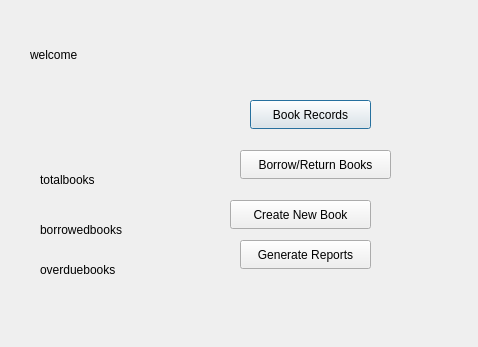
<?xml version="1.0" encoding="UTF-8"?>
<ui version="4.0">
 <class>DashboardWindow</class>
 <widget class="QDialog" name="DashboardWindow">
  <property name="geometry">
   <rect>
    <x>0</x>
    <y>0</y>
    <width>478</width>
    <height>347</height>
   </rect>
  </property>
  <property name="windowTitle">
   <string>Dialog</string>
  </property>
  <widget class="QLabel" name="welcomeLabel">
   <property name="geometry">
    <rect>
     <x>30</x>
     <y>40</y>
     <width>271</width>
     <height>31</height>
    </rect>
   </property>
   <property name="text">
    <string>&lt;html&gt;&lt;head/&gt;&lt;body&gt;&lt;p&gt;welcome&lt;/p&gt;&lt;/body&gt;&lt;/html&gt;</string>
   </property>
  </widget>
  <widget class="QLabel" name="totalBooksLabel">
   <property name="geometry">
    <rect>
     <x>40</x>
     <y>170</y>
     <width>241</width>
     <height>20</height>
    </rect>
   </property>
   <property name="text">
    <string>totalbooks</string>
   </property>
  </widget>
  <widget class="QLabel" name="borrowedBooksLabel">
   <property name="geometry">
    <rect>
     <x>40</x>
     <y>220</y>
     <width>221</width>
     <height>20</height>
    </rect>
   </property>
   <property name="text">
    <string>borrowedbooks</string>
   </property>
  </widget>
  <widget class="QLabel" name="overdueBooksLabel">
   <property name="geometry">
    <rect>
     <x>40</x>
     <y>260</y>
     <width>191</width>
     <height>20</height>
    </rect>
   </property>
   <property name="text">
    <string>overduebooks</string>
   </property>
  </widget>
  <widget class="QPushButton" name="viewBooksButton">
   <property name="geometry">
    <rect>
     <x>250</x>
     <y>100</y>
     <width>121</width>
     <height>29</height>
    </rect>
   </property>
   <property name="text">
    <string>Book Records</string>
   </property>
  </widget>
  <widget class="QPushButton" name="borrowReturnButton">
   <property name="geometry">
    <rect>
     <x>240</x>
     <y>150</y>
     <width>151</width>
     <height>29</height>
    </rect>
   </property>
   <property name="text">
    <string>Borrow/Return Books</string>
   </property>
  </widget>
  <widget class="QPushButton" name="createBookButton">
   <property name="geometry">
    <rect>
     <x>230</x>
     <y>200</y>
     <width>141</width>
     <height>29</height>
    </rect>
   </property>
   <property name="text">
    <string>Create New Book</string>
   </property>
  </widget>
  <widget class="QPushButton" name="generateReportsButton">
   <property name="geometry">
    <rect>
     <x>240</x>
     <y>240</y>
     <width>131</width>
     <height>29</height>
    </rect>
   </property>
   <property name="text">
    <string>Generate Reports</string>
   </property>
  </widget>
 </widget>
 <resources/>
 <connections/>
</ui>
